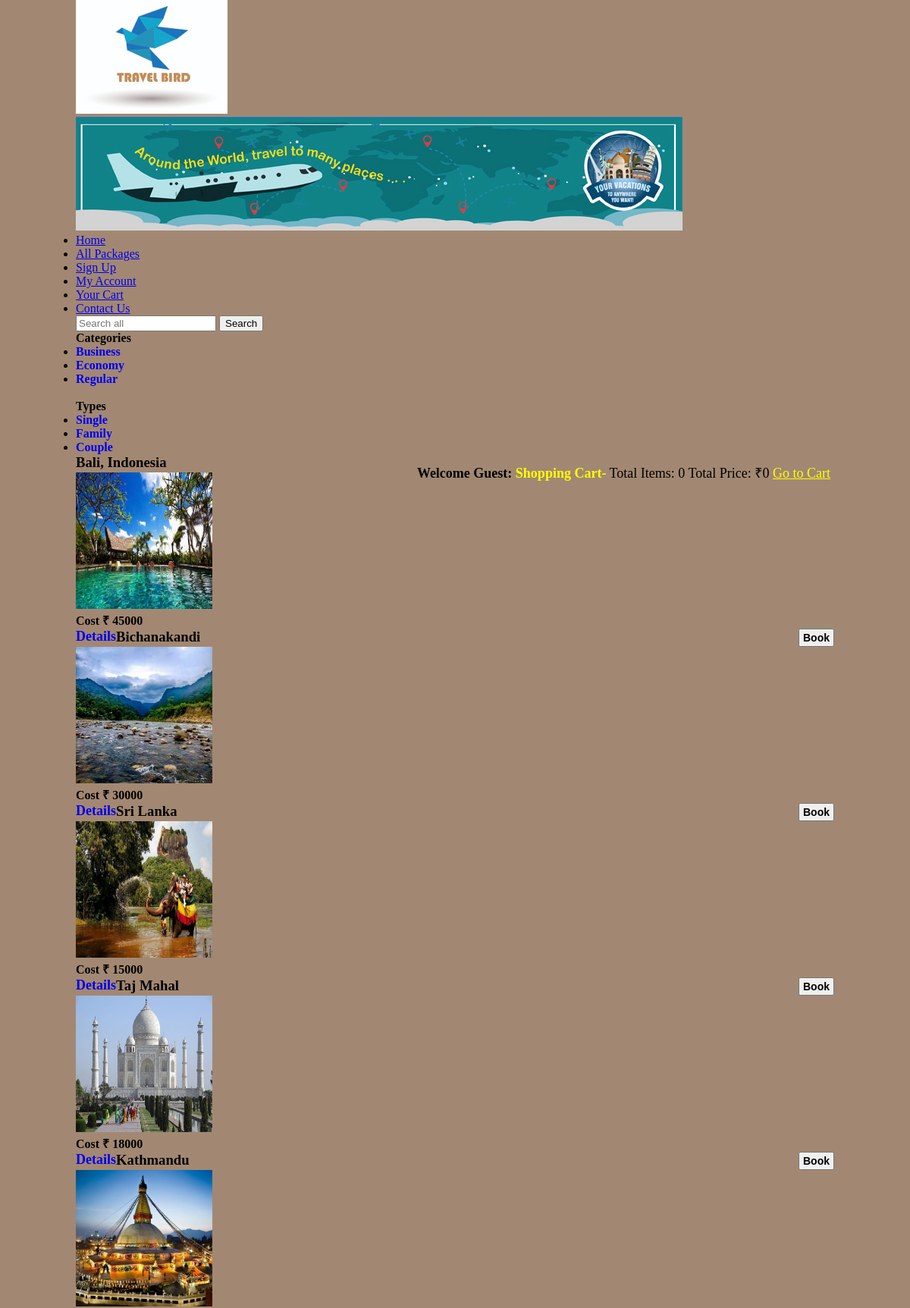
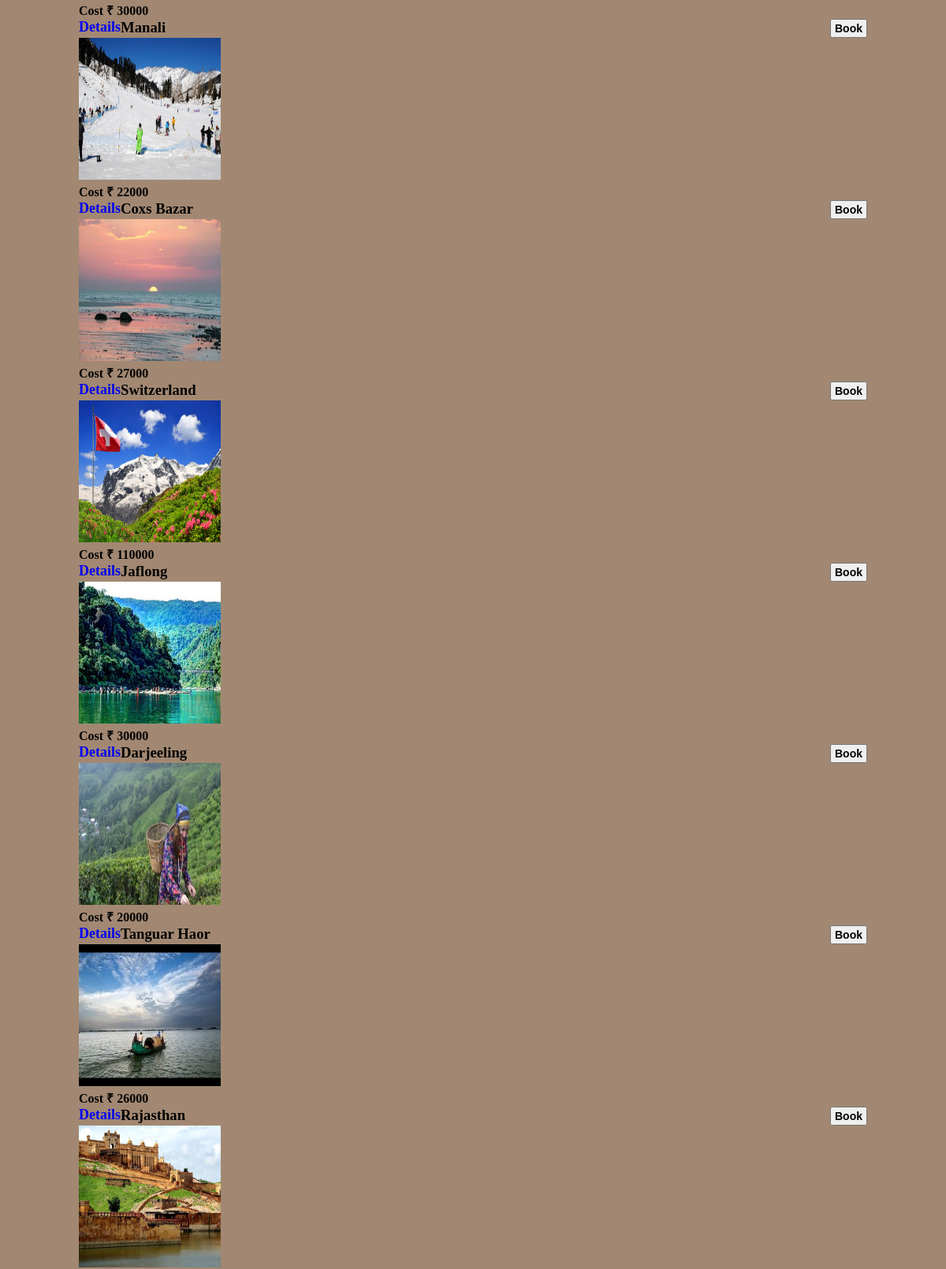
/all_packages.php (upper part), run on the app's committed database (2 pictures, top to bottom).
### tables this page shows
CREATE TABLE `categories` (
  `cat_id` int(100) NOT NULL,
  `cat_title` text NOT NULL
);

CREATE TABLE `types` (
  `type_id` int(100) NOT NULL,
  `type_title` text NOT NULL
);

CREATE TABLE `packages` (
  `package_id` int(100) NOT NULL,
  `package_cat` int(100) NOT NULL,
  `package_type` int(100) NOT NULL,
  `package_title` varchar(255) NOT NULL,
  `package_price` int(100) NOT NULL,
  `package_desc` longtext NOT NULL,
  `package_image` text NOT NULL,
  `package_keywords` varchar(255) NOT NULL
);

### all_packages.php (the view, shortened to what this page needs)
<?php
include("functions/functions.php");
?>
<!DOCTYPE html>
<html lang="en">
<head>
    <link rel="stylesheet" href="styles/style.css" media="all">
</head>
<body>
    <div class="main_wrapper">
        <?php include 'includes/header.php'; ?>
        <?php include 'includes/navbar.php'; ?>
        <div class="content_wrapper">
            <?php include "includes/left-sidebar.php"; ?>
            <div id="content_area">
                <div id="shopping_cart">
                <div id="shopping_cart">
                    <span style="float: right;font-size: 18px;padding: 5px;line-height: 40px;">
                        <?php
                        if (isset($_SESSION['customer_email'])) {
                            echo "<b>Welcome: </b>" . $_SESSION['customer_email'] . "<b style='color: yellow;'> Your</b>";
                        } else {
                            echo "<b>Welcome Guest:</b>";
                        }
                        ?>
                        <b style="color: yellow;">Shopping Cart-</b> Total Items: <?php total_items(); ?>
                        Total Price: <?php total_price(); ?> <a href="cart.php" style="color: yellow;">Go to Cart</a>
                </div>
                <div id="packages_box">
                    <?php
                    $get_pack = "SELECT * FROM packages";
                    $run_pack = mysqli_query($con, $get_pack);
                    while ($row_pack = mysqli_fetch_array($run_pack)) {
                        $pack_id = $row_pack['package_id'];
                        $pack_title = $row_pack['package_title'];
                        $pack_price = $row_pack['package_price'];
                        $pack_image = $row_pack['package_image'];
                        echo "
                        <div id='single_package'>
                        <h3 style='font-family: Cambria; margin-bottom: 2px; color:black; font-weight:bold;'>$pack_title</h3>
                        <img src='admin_area/package_images/$pack_image' width='180' height='180'>
                        <p><b style = 'color:black;'> Cost &#8377; $pack_price</b></p>
                        <a href='details.php?pack_id=$pack_id' style='float: left; font-size:18px;text-decoration: none; font-weight:bold;'>Details</a>
                        <a href='cart.php?add_cart=$pack_id'><button style='float: right; font-size:14px; cursor: pointer; padding: 2px 4px; font-weight:bold;'>Book</button></a>
                        </div>
                        ";
                    }
                    ?>
                </div>
            </div>
        </div>
    </div>
</body>
</html>

### functions/functions.php (shortened to what this page needs)
<?php
$con = mysqli_connect("localhost", "root", "", "travel_db");
function getIp()
{
    $ip = $_SERVER['REMOTE_ADDR'];
    return $ip;
}
function total_items()
{
    global $con;
    if (isset($_GET['add_cart'])) {
        $ip = getip();
        $get_items = "select * from cart where ip_add='$ip'";
        $run_items = mysqli_query($con, $get_items);
        $count_items = mysqli_num_rows($run_items);
    } else {
        $ip = getip();
        $get_items = "select * from cart where ip_add='$ip'";
        $run_items = mysqli_query($con, $get_items);
        $count_items = mysqli_num_rows($run_items);
    }
    echo $count_items;
}
function total_price()
{
    $total = 0;
    echo "&#8377;" . $total;
}
function getCats()
{
    global $con;
    $get_cats = "select * from categories";
    $run_cats = mysqli_query($con, $get_cats);
    while ($row_cats = mysqli_fetch_array($run_cats)) {
        $cat_id = $row_cats['cat_id'];
        $cat_title = $row_cats['cat_title'];
        echo "<li><a href='index.php?cat=$cat_id' style='text-decoration: none; font-weight:bold;'>$cat_title</a></li>";
    }
}
function getTypes()
{
    global $con;
    $get_types = "select * from types";
    $run_types = mysqli_query($con, $get_types);
    while ($row_types = mysqli_fetch_array($run_types)) {
        $type_id = $row_types['type_id'];
        $type_title = $row_types['type_title'];
        echo "<li><a href='index.php?type=$type_id' style='text-decoration: none; font-weight:bold;'>$type_title</a></li>";
    }
}

### admin_area/styles/style.css (style rules this page uses)
html, body, div, span, applet, object, iframe, h1, h2, h3, h4, h5, h6, p, blockquote, pre, a, abbr, acronym, address, big, cite, code, del, dfn, em, img, ins, kbd, q, s, samp, small, strike, strong, sub, sup, tt, var, b, u, i, center, dl, dt, dd, ol, ul, li, fieldset, form, label, legend, table, caption, tbody, tfoot, thead, tr, th, td, article, aside, canvas, details, embed, figure, figcaption, footer, header, hgroup, menu, nav, output, ruby, section, summary, time, mark, audio, video { margin: 0; padding: 0; border: 0; vertical-align: baseline; }
body { background: #A28872; }
.main_wrapper { width: 1000px; height: auto; margin: auto; }

### data on the page
categories: cat_title "Business"
categories: cat_title "Economy"
categories: cat_title "Regular"
types: type_title "Single"
types: type_title "Family"
types: type_title "Couple"
packages: package_title "Bali, Indonesia", package_image (picture), package_price "45000"
packages: package_title "Bichanakandi", package_image (picture), package_price "30000"
packages: package_title "Sri Lanka", package_image (picture), package_price "15000"
packages: package_title "Taj Mahal", package_image (picture), package_price "18000"
packages: package_title "Kathmandu", package_image (picture), package_price "30000"
packages: package_title "Manali", package_image (picture), package_price "22000"
packages: package_title "Coxs Bazar", package_image (picture), package_price "27000"
packages: package_title "Switzerland", package_image (picture), package_price "110000"
packages: package_title "Jaflong", package_image (picture), package_price "30000"
packages: package_title "Darjeeling", package_image (picture), package_price "20000"
packages: package_title "Tanguar Haor", package_image (picture), package_price "26000"
packages: package_title "Rajasthan", package_image (picture)

### other printed values
$count_items "0"
$total "0"
